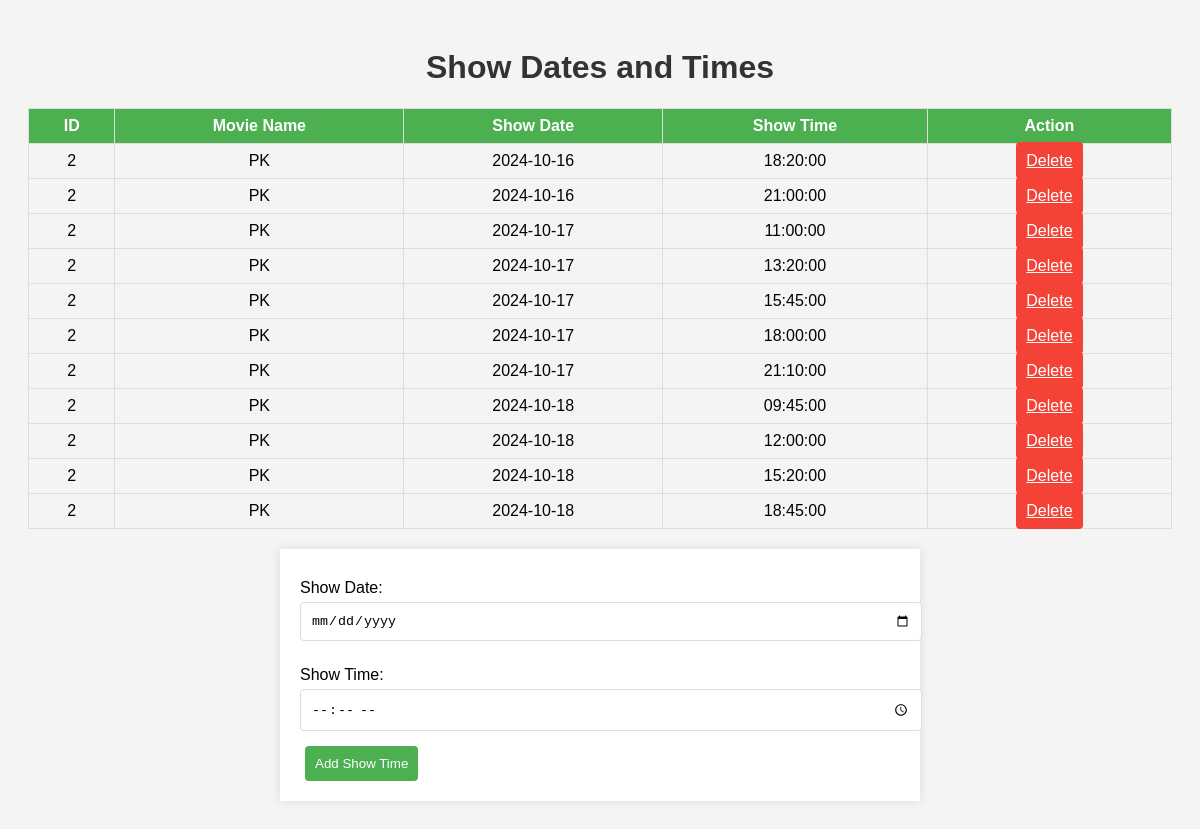
/admin/edit_show_dates.php?movie_id=2, run on the app's committed database.
### tables this page shows
CREATE TABLE `showtimes` (
  `movie_id` int(5) DEFAULT NULL,
  `movie_name` varchar(255) DEFAULT NULL,
  `show_date` date DEFAULT NULL,
  `show_time` time DEFAULT NULL
);

### admin/edit_show_dates.php (the view, shortened to what this page needs)
<?php
include 'config.php';
$movie_id = isset($_GET['movie_id']) ? $_GET['movie_id'] : 0;
$sql_show_times = "SELECT * FROM showtimes WHERE movie_id = $movie_id ORDER BY show_date ASC , show_time ASC";
$result_show_times = $con->query($sql_show_times);
?>
<!DOCTYPE html>
<html lang="en">
<head>
</head>
<body>
    <h1>Show Dates and Times</h1>
    <table>
        <tr>
            <th>ID</th>
            <th>Movie Name</th>
            <th>Show Date</th>
            <th>Show Time</th>
            <th>Action</th>
        </tr>
        <?php
        if ($result_show_times->num_rows > 0) {
            while ($row = $result_show_times->fetch_assoc()) {
                echo "<tr>
                        <td>{$row['movie_id']}</td>
                        <td>{$row['movie_name']}</td>
                        <td>{$row['show_date']}</td>
                        <td>{$row['show_time']}</td>
                        <td>
                            <a href='?movie_id=$movie_id&delete_date={$row['show_date']}&delete_time={$row['show_time']}' class='delete-btn'>Delete</a>
                        </td>
                    </tr>";
            }
        } else {
            echo "<tr><td colspan='5'>No show times available.</td></tr>";
        }
        ?>
    </table>
    <form method="POST">
        <label for="show_date">Show Date:</label>
        <input type="date" id="show_date" name="show_date" required>
        <label for="show_time">Show Time:</label>
        <input type="time" id="show_time" name="show_time" required>
        <input type="submit" value="Add Show Time">
    </form>
</body>
</html>

### admin/edit_show_dates.php (style rules this page uses)
body { font-family: Arial, sans-serif; background-color: #f4f4f4; padding: 20px; }
h1 { text-align: center; color: #333; }
table { width: 100%; border-collapse: collapse; margin: 20px 0; }
table, th, td { border: 1px solid #ddd; padding: 8px; text-align: center; }
th { background-color: #4CAF50; color: white; }
form { max-width: 600px; margin: auto; background-color: white; padding: 20px; box-shadow: 0 0 10px rgba(0, 0, 0, 0.1); }
label { display: block; margin: 10px 0 5px; }
input[type="date"], input[type="time"], input[type="number"] { width: 100%; padding: 10px; margin-bottom: 15px; border: 1px solid #ddd; border-radius: 4px; }
input[type="submit"], .delete-btn { background-color: #4CAF50; color: white; padding: 10px; border: none; border-radius: 4px; cursor: pointer; width: auto; margin: 0 5px; }
.delete-btn { background-color: #f44336; }

### data on the page
showtimes: movie "2", movie_name "PK", show_date "2024-10-16", show_time "18:20:00"
showtimes: movie "2", movie_name "PK", show_date "2024-10-16", show_time "21:00:00"
showtimes: movie "2", movie_name "PK", show_date "2024-10-17", show_time "11:00:00"
showtimes: movie "2", movie_name "PK", show_date "2024-10-17", show_time "13:20:00"
showtimes: movie "2", movie_name "PK", show_date "2024-10-17", show_time "15:45:00"
showtimes: movie "2", movie_name "PK", show_date "2024-10-17", show_time "18:00:00"
showtimes: movie "2", movie_name "PK", show_date "2024-10-17", show_time "21:10:00"
showtimes: movie "2", movie_name "PK", show_date "2024-10-18", show_time "09:45:00"
showtimes: movie "2", movie_name "PK", show_date "2024-10-18", show_time "12:00:00"
showtimes: movie "2", movie_name "PK", show_date "2024-10-18", show_time "15:20:00"
showtimes: movie "2", movie_name "PK", show_date "2024-10-18", show_time "18:45:00"
